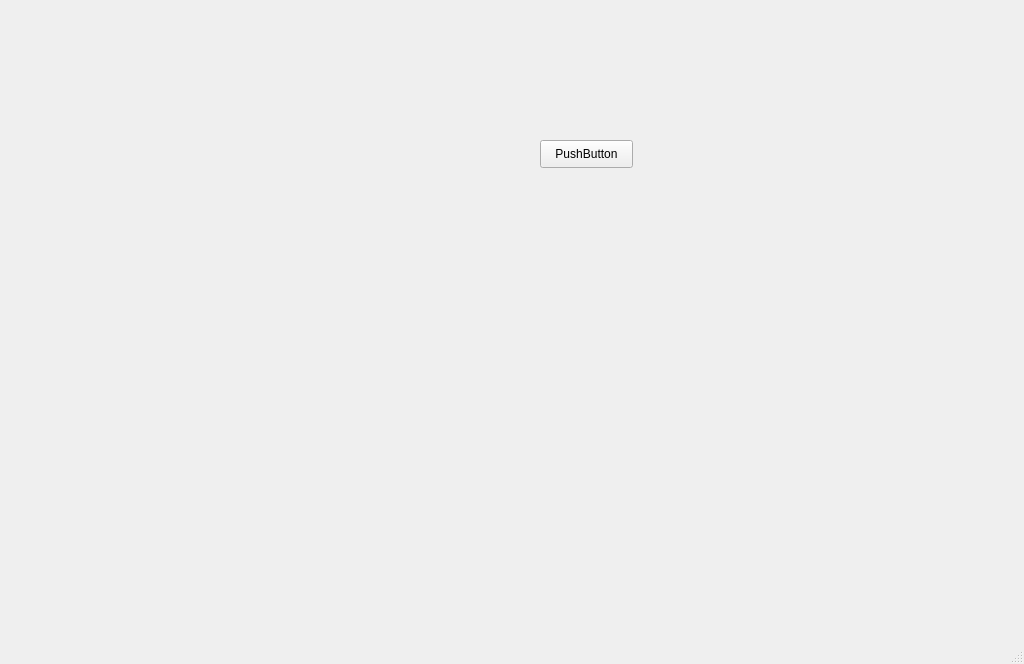
<?xml version="1.0" encoding="UTF-8"?>
<ui version="4.0">
 <class>MainWindow</class>
 <widget class="QMainWindow" name="MainWindow">
  <property name="geometry">
   <rect>
    <x>0</x>
    <y>0</y>
    <width>1024</width>
    <height>664</height>
   </rect>
  </property>
  <property name="windowTitle">
   <string>MainWindow</string>
  </property>
  <widget class="QWidget" name="centralwidget">
   <widget class="QWidget" name="verticalLayoutWidget">
    <property name="geometry">
     <rect>
      <x>20</x>
      <y>10</y>
      <width>471</width>
      <height>381</height>
     </rect>
    </property>
    <layout class="QVBoxLayout" name="layout"/>
   </widget>
   <widget class="QPushButton" name="pushButton">
    <property name="geometry">
     <rect>
      <x>540</x>
      <y>140</y>
      <width>93</width>
      <height>28</height>
     </rect>
    </property>
    <property name="text">
     <string>PushButton</string>
    </property>
   </widget>
  </widget>
  <widget class="QMenuBar" name="menubar">
   <property name="geometry">
    <rect>
     <x>0</x>
     <y>0</y>
     <width>1024</width>
     <height>23</height>
    </rect>
   </property>
  </widget>
  <widget class="QStatusBar" name="statusbar"/>
 </widget>
 <resources/>
 <connections/>
</ui>
